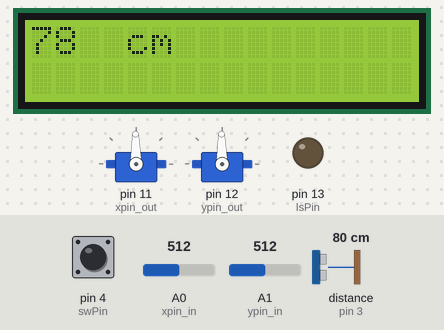
The program below on a simulated Arduino Uno, built with avr-gcc and run on an emulated ATmega328P. Parts: 2 × servo, 16×2 character LCD, output pins drawn as LEDs (lit = HIGH). Wiring (inferred from the names in the program): ultrasonic range finder: trigger pin 2; echo pin 3. The inputs (shaded band) are chosen by the test bench; at power-on: A0 (xpin_in) = 512, A1 (ypin_in) = 512, pin 4 (swPin) HIGH, distance to the obstacle (sensor on pin 3) 80 cm. The echo pulse lasts 58.3 µs per cm; pins used as bus, display or sensor lines are not drawn; what the program prints to the serial monitor is not drawn.

Above: at 1.2 s.
1.3 s: A0 (xpin_in) set to 0
At 1.42 s:
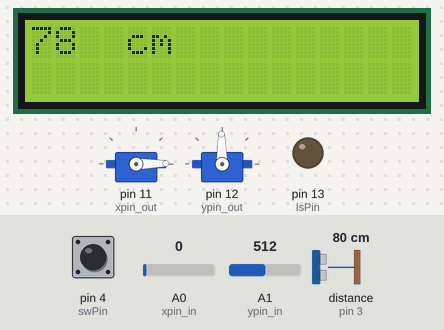
3.0 s: A1 (ypin_in) set to 716
At 3.3 s:
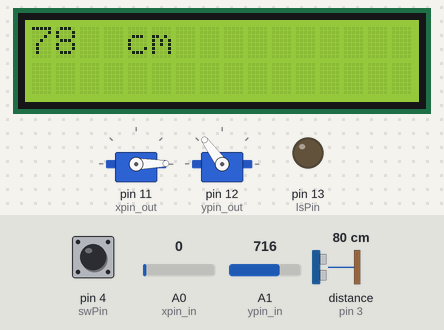
4.9 s: pin 4 (swPin) pulled LOW for 1 s
At 5.18 s:
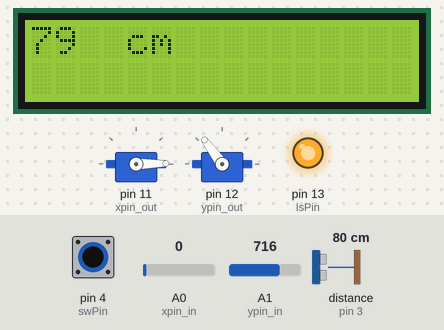
7.4 s: A0 (xpin_in) set to 122
At 7.68 s:
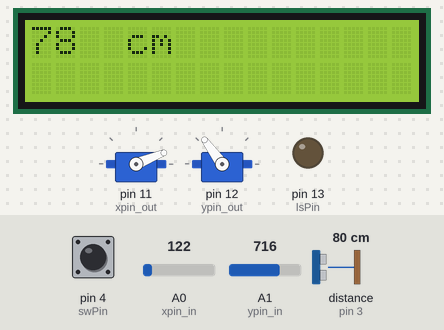
9.2 s: pin 4 (swPin) pulled LOW for 0.15 s
At 9.36 s:
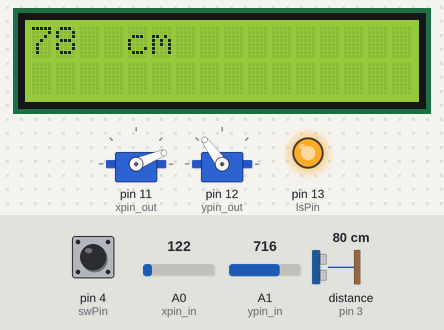
10.8 s: A1 (ypin_in) set to 900
At 11.03 s:
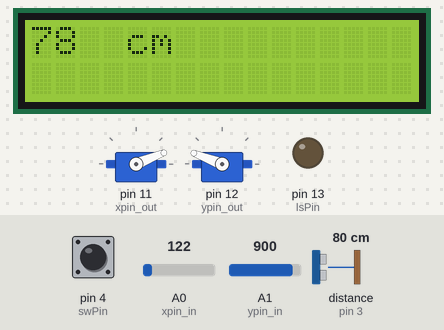
Timing chart, 0 to 13.6 s (numbered marks = the images above; inputs shaded):
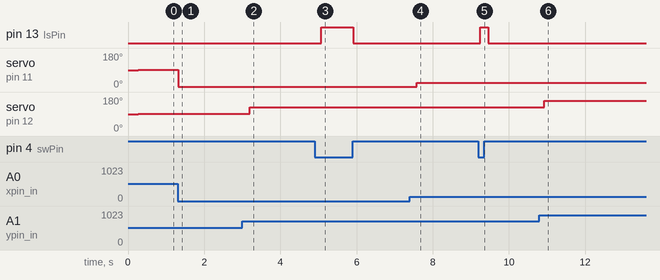

The program:

main.cpp
```cpp
#include <Arduino.h>
#include <Servo.h>
#include <LiquidCrystal.h>
#include <ezButton.h>
// Servo definitions
Servo servo_x;
Servo servo_y;
// Pin definitions
#define echoPin 3
#define trigPin 2
#define xpin_out 11
#define ypin_out 12
#define ypin_in A1
#define xpin_in A0
#define swPin 4
#define lsPin 13

const int rs = 10, en = 9, d4 = 5, d5 = 6, d6 = 7, d7 = 8;
LiquidCrystal lcd(rs, en, d4, d5, d6, d7);
long duration;
int dist;
int xval;
int yval;


void setup() {
  // Set pins to correct OUT and IN
  pinMode(trigPin, OUTPUT);
  pinMode(echoPin, INPUT);
  pinMode(xpin_in, INPUT);
  pinMode(ypin_in, INPUT);
  pinMode(swPin, INPUT_PULLUP);
  pinMode(lsPin, OUTPUT);
  //Attach servo to pin
  servo_x.attach(xpin_out, 500, 2500);
  servo_y.attach(ypin_out, 500, 2500);
  // start Serial Monitor
  Serial.begin(9600);
  //start LCD
  lcd.begin(16, 2);
}

void loop() {
  // Makes sure the trigPin is LOW(inactive) before continuing
  digitalWrite(trigPin, LOW);
  delayMicroseconds(2);
  // Sets the trigPin HIGH (ACTIVE) for 10 microseconds
  digitalWrite(trigPin, HIGH);
  delayMicroseconds(10);
  digitalWrite(trigPin, LOW);
  // Reads the echoPin, returns the sound wave travel time in microseconds
  duration = pulseIn(echoPin, HIGH);
  // Calculating the distance
  dist = duration * 0.034 / 2; // Speed of sound wave divided by 2 (go and back)
  // Displays the distance on the display
  lcd.setCursor(0,0);
  lcd.print(dist);
  lcd.setCursor(4,0);
  lcd.print("cm");
  delay(200);
  lcd.clear();
  Serial.print(analogRead(xpin_in));
  // Check if the button is pressed and if it is fire the laser
  if (digitalRead(swPin) == 0){
    digitalWrite(lsPin, HIGH);
  } else {
    digitalWrite(lsPin, LOW);
  }
  // Write the output of the joystick to the servos so they move
  xval = (0.17578125 * (analogRead(xpin_in))) + 1;
  yval = (0.17578125 * (analogRead(ypin_in))) + 1;
  servo_x.write(xval);
  servo_y.write(yval);


}
```

Measured:
- after the input at 1.3 s, servo on pin 11 (xpin_out): 91° → 1° at once
- after the input at 3.0 s, servo on pin 12 (ypin_out): 91° → 126° after 0.20 s; the display: first differs from a run without the input after 0.20 s (image 2)
- after the input at 4.9 s, pin 13 (lsPin): LOW → HIGH after 0.18 s, → LOW 0.84 s later
- after the input at 7.4 s, servo on pin 11 (xpin_out): 1° → 22° after 0.18 s; the display: first differs from a run without the input after 0.19 s (image 4)
- after the input at 9.2 s, pin 13 (lsPin): LOW → HIGH after 0.05 s, → LOW 0.21 s later
- after the input at 10.8 s, servo on pin 12 (ypin_out): 126° → 159° after 0.13 s
